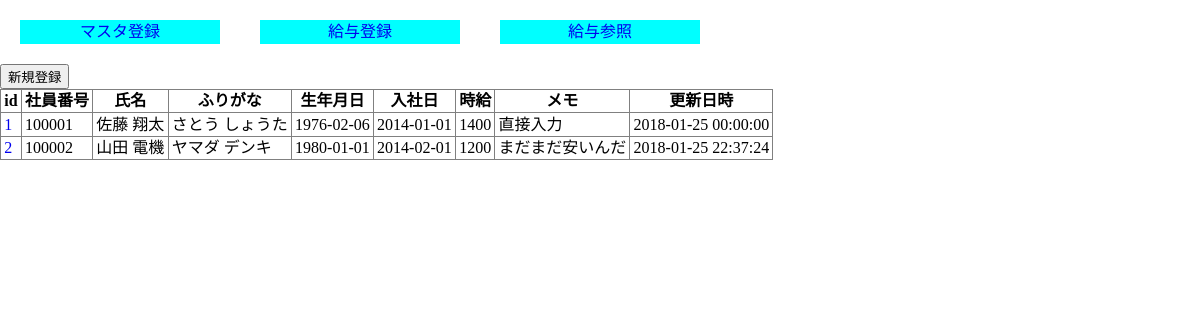
The page /employ.php on the database as committed earlier.
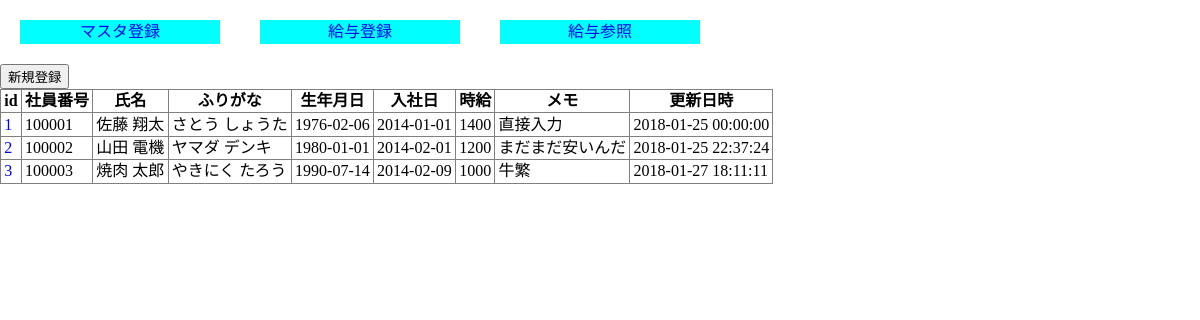
The same page on the database as committed later.
### tables this page shows
CREATE TABLE IF NOT EXISTS `gs_an_table` (
`id` int(12) NOT NULL,
  `employ_id` int(6) NOT NULL DEFAULT '100000',
  `employ_name` varchar(128) NOT NULL,
  `employ_yomi` varchar(128) DEFAULT NULL,
  `employ_birthday` date NOT NULL,
  `employ_hiredate` date NOT NULL,
  `employ_Hwage` int(5) NOT NULL,
  `employ_memo` text,
  `employ_updatetime` datetime NOT NULL
);

### employ.php (the view, shortened to what this page needs)
<!DOCTYPE html>
<html lang="ja">
<?php
$pdo = db_con();
$stmt = $pdo->prepare("SELECT * FROM gs_an_table");
$status = $stmt->execute();
$view="";
if($status==false){
    $error = $stmt->errorInfo();
    exit("ErrorQuery".$error[2]);
}else{
    while($result = $stmt->fetch(PDO::FETCH_ASSOC)){
        $view .= "<tr><td>";
        $view .= "<a href='employ_detail.php?id=".$result["id"]."'>";
        $view .= $result["id"];
        $view .= "</a>";
        $view .= "</td><td>";
        $view .= $result["employ_id"];
        $view .= "</td><td>";
        $view .= $result["employ_name"];
        $view .= "</td><td>";
        $view .= $result["employ_yomi"];
        $view .= "</td><td>";
        $view .= $result["employ_birthday"];
        $view .= "</td><td>";
        $view .= $result["employ_hiredate"];
        $view .= "</td><td>";
        $view .= $result["employ_Hwage"];
        $view .= "</td><td>";
        $view .= $result["employ_memo"];
        $view .= "</td><td>";
        $view .= $result["employ_updatetime"];
        $view .= "</td></tr>";
    }
}
 ?>
<body>
<a href="javascript:imageup('employ_input.php');"><button>新規登録</button></a>
<table>
    <tr>
        <th>id</th>
        <th>社員番号</th>
        <th>氏名</th>
        <th>ふりがな</th>
        <th>生年月日</th>
        <th>入社日</th>
        <th>時給</th>
        <th>メモ</th>
        <th>更新日時</th>
    </tr>
    <?=$view?>
</table>
</body>
</html>

### css/style.css (style rules this page uses)
ul { display: flex; }
li { display: flex; width: 200px; height: 1.5rem; background-color: aqua; margin: 20px; text-align: center; align-items: center; justify-content: center; }
table,td,th { border: 1px solid grey; padding: 0.2rem; }
th { font-weight: bold; }

Rows that differ between the two databases and show on the page:
added gs_an_table: value "3 100003 焼肉 太郎 やきにく たろう 1990-07-14 2014-02-09 1000 牛繁 2018-01-27 18:11:11"
